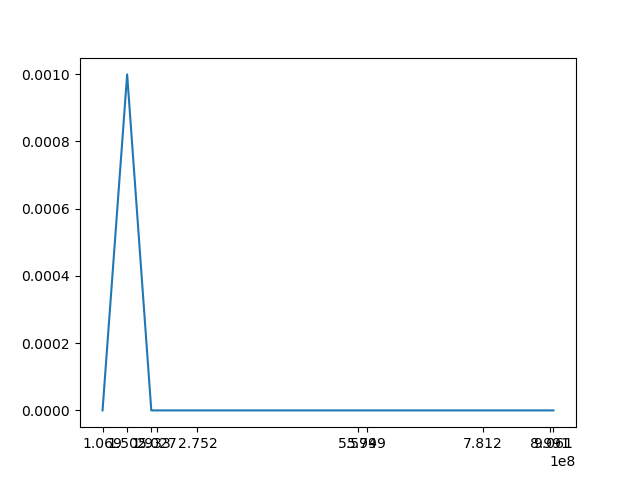

This figure's Python source:
def binary(a):
    if a < 2: return str(a)
    return (binary(a//2)) + str(a%2) 

import numpy as np
import time

pln = np.random.randint(low = 1, high = 1000000000, size = 10)
pln.sort()
pltime = []

for a in pln:
    start_time = time.time()
    print(a)
    print("bin a : ", binary(a))
    end_time = time.time()
    pltime.append(float(end_time - start_time))

import matplotlib.pyplot as plt

plt.plot(pln, pltime)
plt.xticks(pln)
plt.savefig("bai2.1.png") 